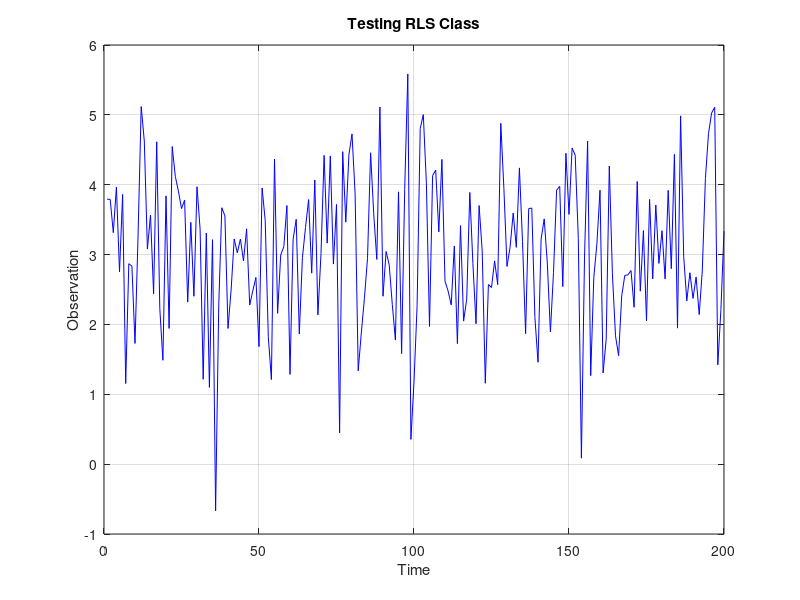

This chart was generated by the following MATLAB code: (Note: this script raises an error after producing the figure.)
addpath("./Technique/")

x = [1 1 1]';
u = [1 1 1];
N = 200;
n = 1:N;
noise = randn(1,N);

d = u*x + noise;
%% Figures
figure(1)
plot(n,d,'b')
xlabel('Time')
ylabel('Observation')
title('Testing RLS Class')
hold on
grid on

%% Criando a técnica
tec1 = [Rls() Rls('H_ini', [0 0 0]) Rls('lambda', .85) Rls('delta', 0.8)];
A = length(tec1);
a=4;
buf_obs = zeros(tec1(a).y_dim, 5);
buf_st = zeros(tec1(a).x_dim, 5);
y = zeros(tec1(a).y_dim, N);
u_hat = zeros(tec1(a).y_dim, tec1(a).x_dim, N);
for i = 1:N
    buf_obs = update_buffer(buf_obs, d(i));
    buf_st = update_buffer(buf_st, x);
    y(i) = tec1(a).apply(buf_obs, buf_st);
    u_hat(:,:,i) = tec1(a).get_H();
end

plot(n, y, 'r')
hold off

%% The error: absolut
e1 = abs(y-u*x);
e2 = norm(u_hat(:,:,i)-u);

figure(2)
plot(n,e1,'b')
hold on
plot(n,e2,'r')
hold off
grid on
title('Test RLS: Absolut and Norm Error.')
ylabel('e[n]')
xlabel('n')
legend('abs', 'nor')
%% functions
function buff = update_buffer(buffer, new_sample)
    buff = buffer;
    buff(:, 2:end) = buff(:, 1:end-1);
    buff(:, 1) = new_sample;
end